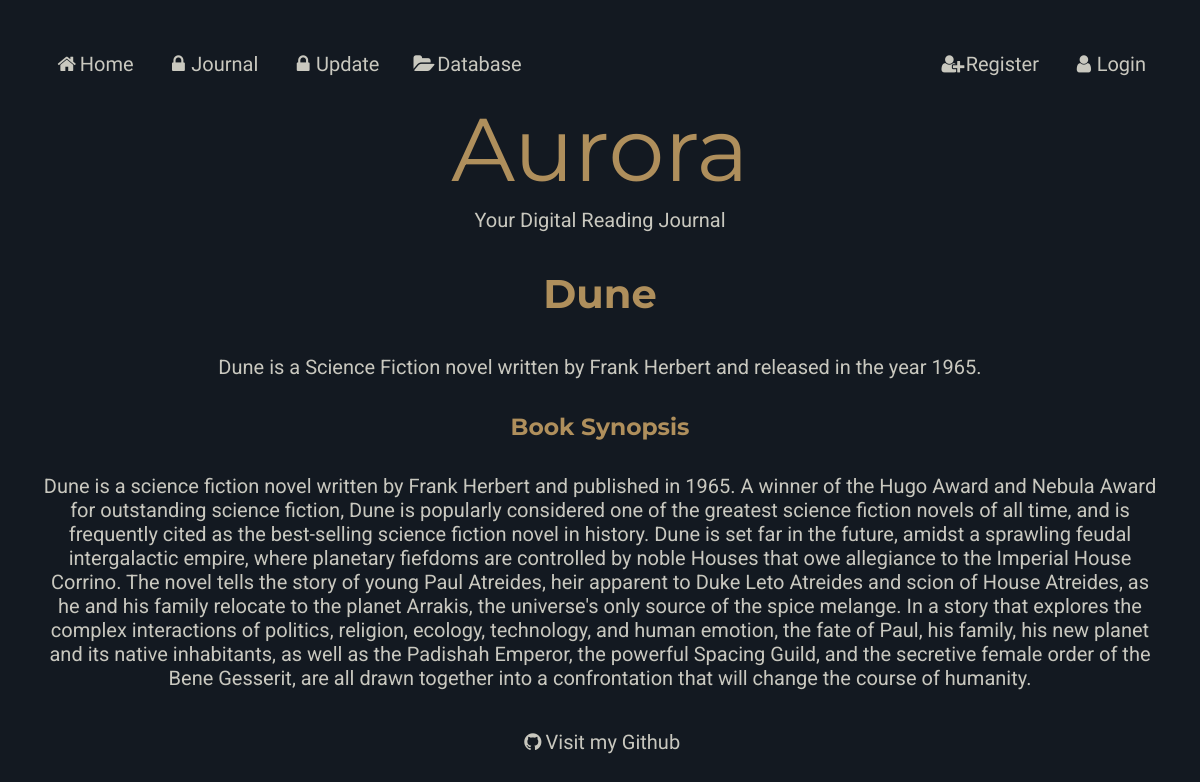
/book/Dune, run on the app's committed database.
### models.py (models this page shows)
class Books (db.Model):
    __tablename__ = "Books"
    bookid = db.Column(db.Integer, primary_key=True)
    title = db.Column(db.String(80))
    synopsis = db.Column(db.String(80))
    year = db.Column(db.String(80))
    authors = db.relationship("Authors", secondary=BooksAuthors, back_populates="books" )
    users = db.relationship("Users", secondary=BooksUsers, back_populates="books")
    genres = db.relationship("Genres", secondary=BooksGenres, back_populates="books")

### main.py (the view)
@app.route('/book/<title>')
def book(title):
    book = models.Books.query.filter_by(title=title).first_or_404()
    return render_template('book.html', book=book, page_title=title)

### main.py (called while the page is built)
@app.context_processor
def add_current_user():
    if session.get('user'): #  if a user is logged in
        return dict(current_user=models.Users.query.get(session['user'])) #  current user is equal to userinfo of user session
    return dict(current_user=None) #  otherwise current user is none

### templates/book.html
{% extends 'layout.html' %}
{% block content %}
<h1>{{book.title}}</h1>
{{book.title}} is a <a href="/genre/{{ book.genres|map(attribute='name')|join(', ') }}">{{ book.genres|map(attribute="name")|join(", ") }}</a>
 novel written by
<a href="/author/{{ book.authors|map(attribute='name')|join(', ') }}">{{ book.authors|map(attribute="name")|join(", ") }}</a>
 and released in the year {{book.year}}.<br>
<h3>Book Synopsis</h3>
<p>{{book.synopsis}}</p>
{% endblock %}

### static/styles.css (style rules this page uses)
:root { --bg-color: #131921; --main-color: #af8f5c; --sub-color: #3a506c; --text-color: #c9c8bf; --button-color-green: #2E8B57; --button-color-red: #B22222; --font-aurora: "Montserrat"; --font-header: "Montserrat"; --font-body: "Roboto"; --font-nav: "Julius Sans One"; }
html { height: 100%; }
body { font-family: var(--font-body); color: var(--text-color) ; font-size: 20px; background-color: var(--bg-color); padding: 30px; text-align: center; min-height: 100%; }
h1 { font-family: var(--font-header); color: var(--main-color) ; padding: 10px; }
h3 { font-family: var(--font-header); color: var(--main-color) ; padding: 10px; }
a:link { color: var(--text-color); background-color: transparent; text-decoration: none; cursor: pointer; }

### data on the page
Books: title "Dune", year "1965", synopsis "Dune is a science fiction novel written by Frank Herbert and published in 1965. A winner of the Hugo Award and Nebula Award for outstanding science fiction, Dune is popularly considered one of the greatest science fiction novels of all time, and is frequently cited as the best-selling science fiction novel in history. Dune is set far in the future, amidst a sprawling feudal intergalactic empire, where planetary fiefdoms are controlled by noble Houses that owe allegiance to the Imperial House Corrino. The novel tells the story of young Paul Atreides, heir apparent to Duke Leto Atreides and scion of House Atreides, as he and his family relocate to the planet Arrakis, the universe's only…"

### other printed values
{{ book.genres|map(attribute="name")|join(", ") }} "Science Fiction"
{{ book.authors|map(attribute="name")|join(", ") }} "Frank Herbert"
